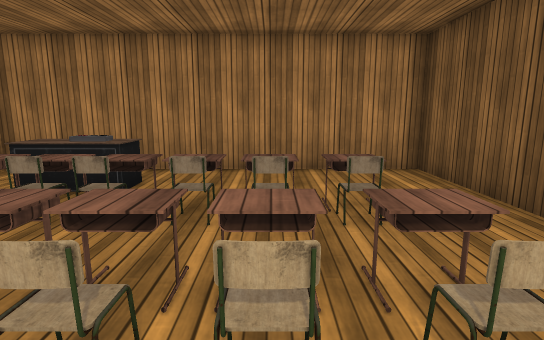
View 1 (above)

22 first-person views from a walk through a 3-D level made in the Unity game engine. The camera is 1.3 m above the floor, tilts 10° down and sees 80° across. The floor is counted in squares, 1 m on a side. Each view is taken from the middle of a square. On the plan, view 1 faces up. The plan holds only what a view shows up to about 14 squares ahead; the rest is blank. The place goes on beyond the plan. The player is left out. Some surface patterns are stand-ins.

View 2
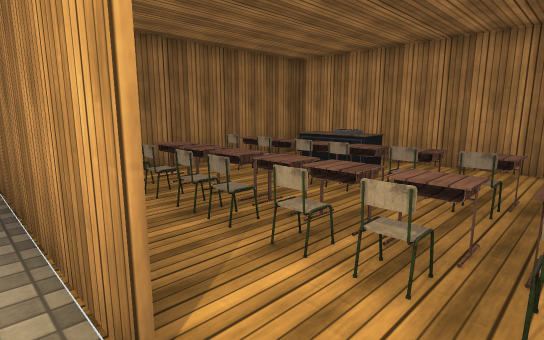

View 3
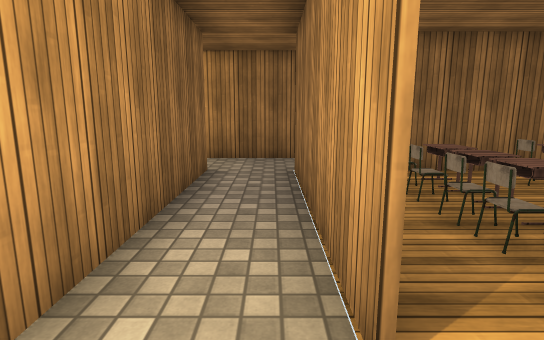

View 4
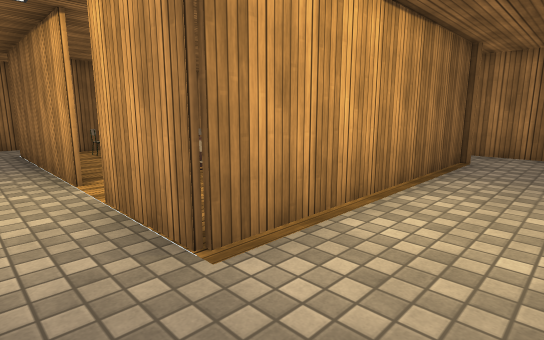

View 5
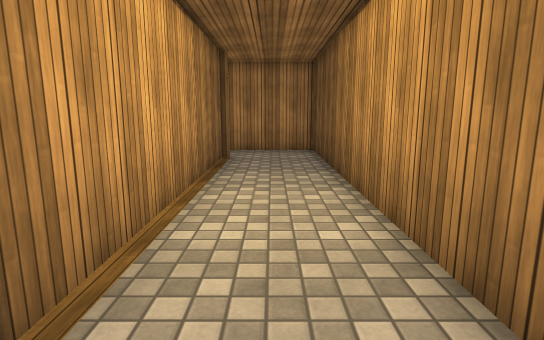

View 6
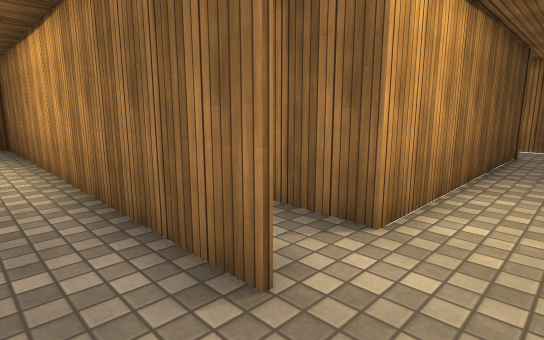

View 7
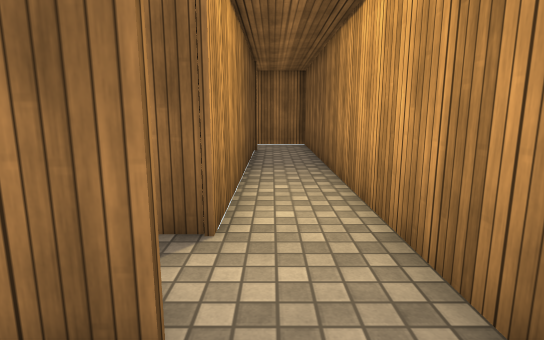

View 8
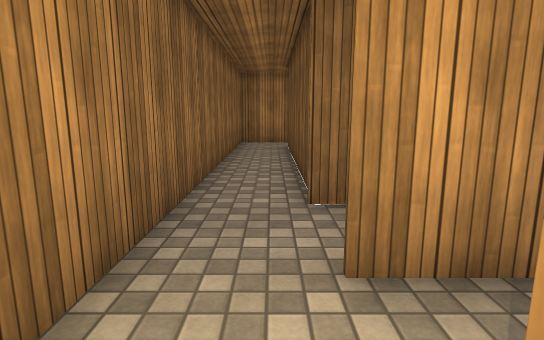

View 9
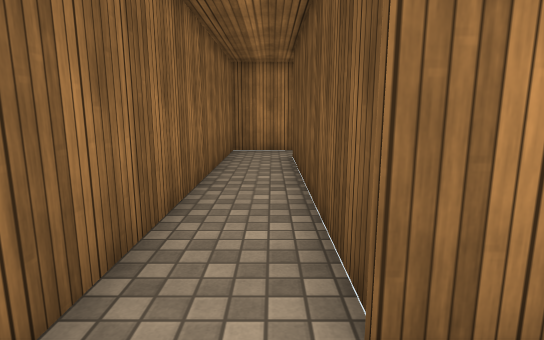

View 10
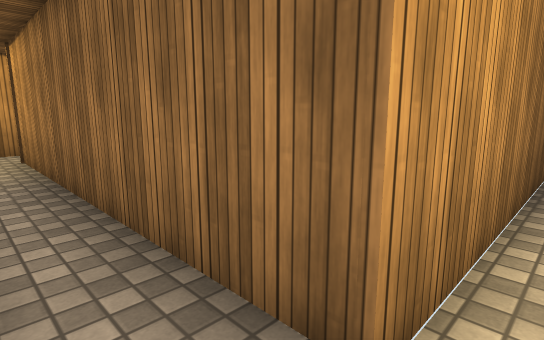

View 11
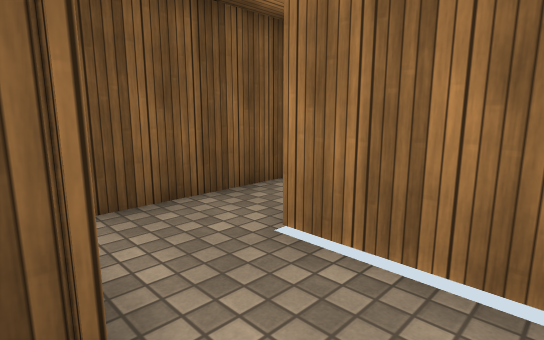

View 12
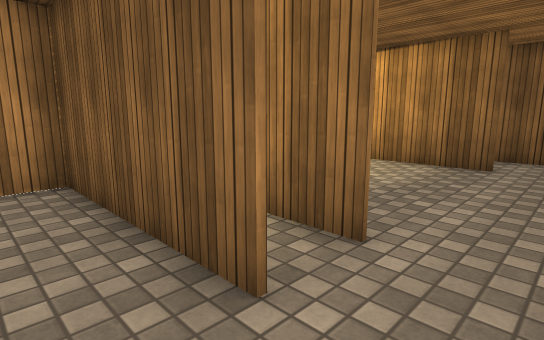

View 13
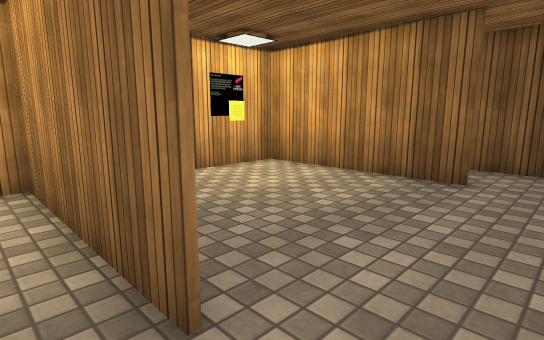

View 14
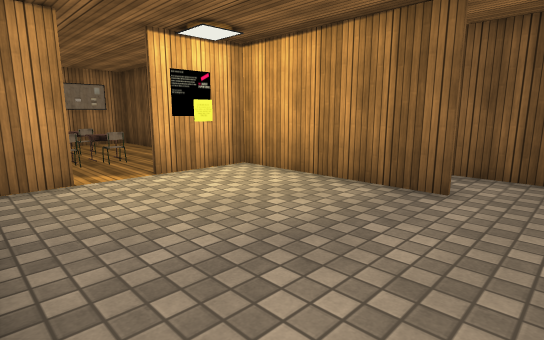

View 15
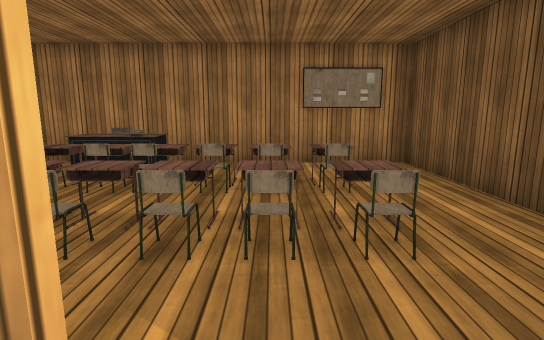

View 16
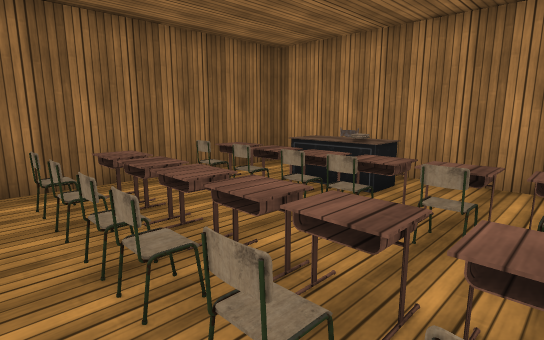

View 17
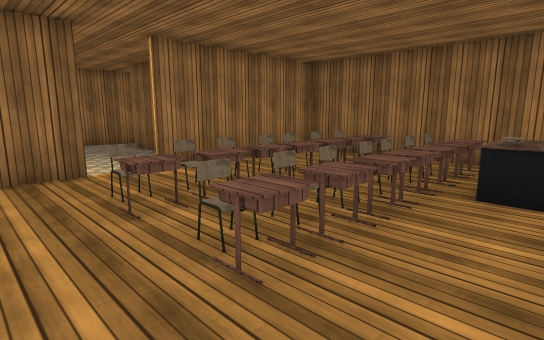

View 18
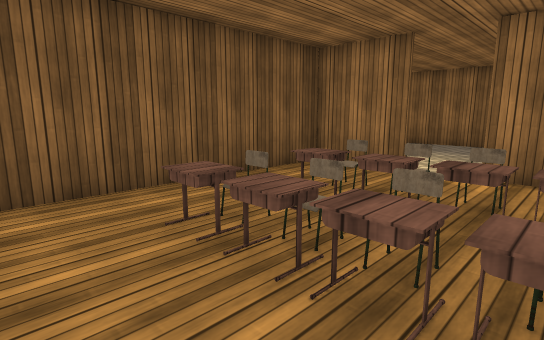

View 19
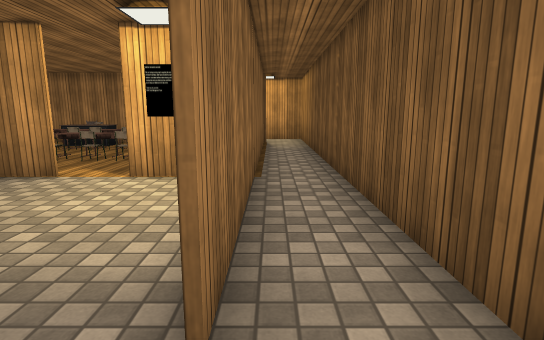

View 20
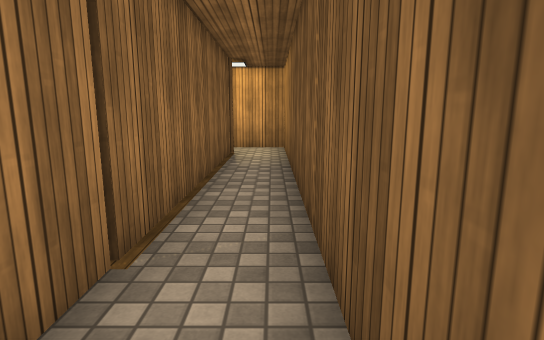

View 21
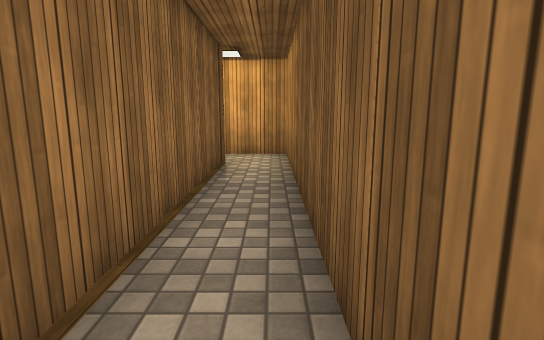

View 22
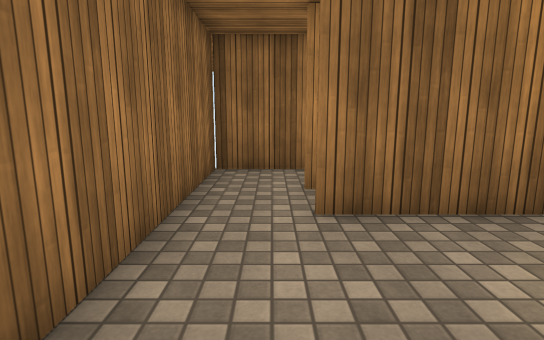

### Floor plan
Points are (right, up) in squares from view 1. A wall is a line through its corners. A room is listed if a view was taken in it or the views show most of it. See-through windows are left out.
Room 1 (views 1, 2, 3, 4, 5, 6, 7, 8, 9, 10, 11)
walls: (-0.4, -0.5) (-6.4, -0.5) (-6.4, 7.8); (-6.5, -2.5) (6.5, -2.5); (6.5, -0.4) (6.5, 9.4) (3.2, 9.4); (3.6, 7.6) (3.6, -0.5) (1, -0.5); (-6.2, 9.4) (-8.4, 9.4) (-8.4, -14.7) (-5.5, -14.7); (-6.4, -12.5) (-6.4, -4.4)
ways out: opening at (-6, -13.5) to room 2; opening at (0, 0)
Room 2 (view 12)
walls: (-5.5, -17.1) (-5.5, -19.3) (-3.5, -19.3); (-3.6, -17.5) (-3.6, -12.4)
ways out: opening at (-6, -13.5) to room 1; opening at (-4, -18.5) to room 3
Room 3 (views 13, 14)
walls: (-2.1, -17.5) (-2.1, -12.4) (-4.5, -12.4); (-3.5, -19.3) (-1.5, -19.3)
ways out: opening at (-4, -18.5) to room 2; opening at (-2, -18.5) to room 4
Room 4 (views 15, 22)
walls: (3.5, -17.5) (3.5, -12.1); (-2, -14.5) (-2, -17.5); (-0.4, -12.4) (-1.6, -12.4); (-1.5, -19.3) (3.9, -19.3); (3.8, -12.4) (1, -12.4)
ways out: opening at (-2, -18.5) to room 3; opening at (0.5, -12) to room 5; opening at (4, -18.5) to room 6
Room 5 (views 16, 17, 18)
walls: (1, -12.3) (3.6, -12.3); (3.5, -12.1) (3.5, -4.4) (-6.3, -4.4) (-6.3, -12.3) (-0.4, -12.3)
ways out: opening at (0.5, -12) to room 4
objects: chair (-5, -10); table (-5, -9); chair (-5, -8); table (-5, -7); chair (-4, -10); table (-4, -9); chair (-4, -8); table (-4, -7); desk (-4, -6); other object (-4, -5); chair (-3, -10); table (-3, -9); chair (-3, -8); table (-3, -7); chair (-2, -10); table (-2, -9); chair (-2, -8); table (-2, -7); chair (-1, -10); table (-1, -9); chair (-1, -8); table (-1, -7); chair (0, -10); table (0, -9); chair (0, -8); table (0, -7); chair (1, -10); table (1, -9); chair (1, -8); table (1, -7)
Room 6 (views 19, 20, 21)
walls: (5.5, -18.4) (5.5, -2.6) (3.4, -2.6); (3.6, -4.4) (3.6, -17.5)
ways out: opening at (4, -18.5) to room 4

Positions as (right, up) in squares from view 1, and headings:
1: (0, 0), facing up
2: (1, -1), facing up-left
3: (1, -1), facing left
4: (6, -2), facing up-left
5: (5, -2), facing up
6: (-8, -1), facing down-right
7: (-7, -1), facing down
8: (-7, -5), facing up
9: (-7, -2), facing up
10: (-7, -3), facing down-right
11: (-8, -12), facing down-right
12: (-5, -19), facing up-right
13: (-3, -19), facing up-right
14: (-2, -19), facing up-right
15: (0, -13), facing up
16: (0, -11), facing up-left
17: (3, -5), facing down-left
18: (-2, -5), facing down-right
19: (4, -19), facing up
20: (5, -15), facing up
21: (5, -13), facing up
22: (2, -18), facing left
